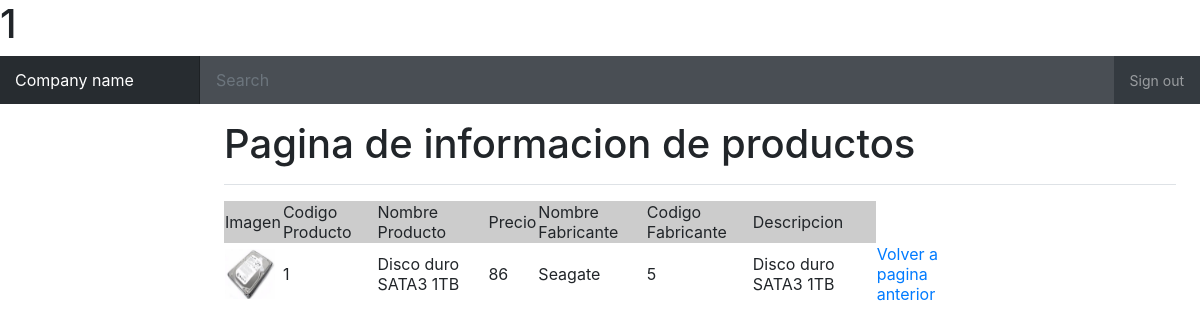
The page /src/detalles.php?codigo=1 on the database its author committed.
### tables this page shows
CREATE TABLE producto (
  codigo INT UNSIGNED AUTO_INCREMENT PRIMARY KEY,
  nombre VARCHAR(100) NOT NULL,
  precio DOUBLE NOT NULL,
  codigo_fabricante INT UNSIGNED NOT NULL,
  imagen VARCHAR(256) NOT NULL,
  descripcion VARCHAR(512) NOT NULL,
  FOREIGN KEY (codigo_fabricante) REFERENCES fabricante(codigo)
);

CREATE TABLE fabricante (
  codigo INT UNSIGNED AUTO_INCREMENT PRIMARY KEY,
  nombre VARCHAR(100) NOT NULL
);

### src/detalles.php (the view, shortened to what this page needs)
<?php
include_once("config.php");
$codigo = $_GET['codigo'];
echo "<h1>$codigo</h1>";
?>
<!doctype html>
<html lang="en">
  <head>
    <link href="css/bootstrap.min.css" rel="stylesheet">
    <link href="css/dashboard.css" rel="stylesheet">
  </head>
  <body>
    <nav class="navbar navbar-dark sticky-top bg-dark flex-md-nowrap p-0">
      <a class="navbar-brand col-sm-3 col-md-2 mr-0" href="#">Company name</a>
      <input class="form-control form-control-dark w-100" type="text" placeholder="Search" aria-label="Search">
      <ul class="navbar-nav px-3">
        <li class="nav-item text-nowrap">
          <a class="nav-link" href="dashboard.php">Sign out</a>
        </li>
      </ul>
    </nav>
        <main role="main" class="col-md-9 ml-sm-auto col-lg-10 pt-3 px-4">
          <div class="d-flex justify-content-between flex-wrap flex-md-nowrap align-items-center pb-2 mb-3 border-bottom">
            <h1 class="h1">Pagina de informacion de productos</h1>
          </div>
          <div>
	<table width='80%' border=0>
	<tr bgcolor='#CCCCCC'>
  <td>Imagen</td>
		<td>Codigo Producto</td>
		<td>Nombre Producto</td>
		<td>Precio</td>
    <td>Nombre Fabricante</td>
    <td>Codigo Fabricante</td>
		<td>Descripcion</td>
	</tr>
<?php
$result = mysqli_query($mysqli, "SELECT * FROM  producto JOIN
fabricante ON (producto.codigo_fabricante=fabricante.codigo) WHERE producto.codigo='$codigo'");
while($res = mysqli_fetch_array($result)) {
  echo "<td><img src=\"".$res['imagen']."\" width=\"50\" height=\"50\" /</td>";
  echo "<td>".$res[0]."</td>";
  echo "<td>".$res[1]."</td>";
  echo "<td>".$res['precio']."</td>";
  echo "<td>".$res[7]."</td>";
  echo "<td>".$res[3]."</td>";
  echo "<td>".$res['descripcion']."</td>";
  echo "<td><a href=\"productos.php\">Volver a pagina anterior</a></td>";
	}
 ?>
</table>
        </div>
    </main>
  </body>
</html>

### src/css/dashboard.css (style rules this page uses)
body { font-size: .875rem; }
.navbar-brand { padding-top: .75rem; padding-bottom: .75rem; font-size: 1rem; background-color: rgba(0, 0, 0, .25); box-shadow: inset -1px 0 0 rgba(0, 0, 0, .25); }
.navbar .form-control { padding: .75rem 1rem; border-width: 0; border-radius: 0; }
.form-control-dark { color: #fff; background-color: rgba(255, 255, 255, .1); border-color: rgba(255, 255, 255, .1); }
.border-bottom { border-bottom: 1px solid #e5e5e5; }

### rows shown on the page
producto: imagen (picture), codigo "1", nombre "Disco duro SATA3 1TB", precio "86", codigo_fabricante.nombre "Seagate", codigo_fabricante "5", descripcion "Disco duro SATA3 1TB"

### other values the page prints
$codigo "1"
